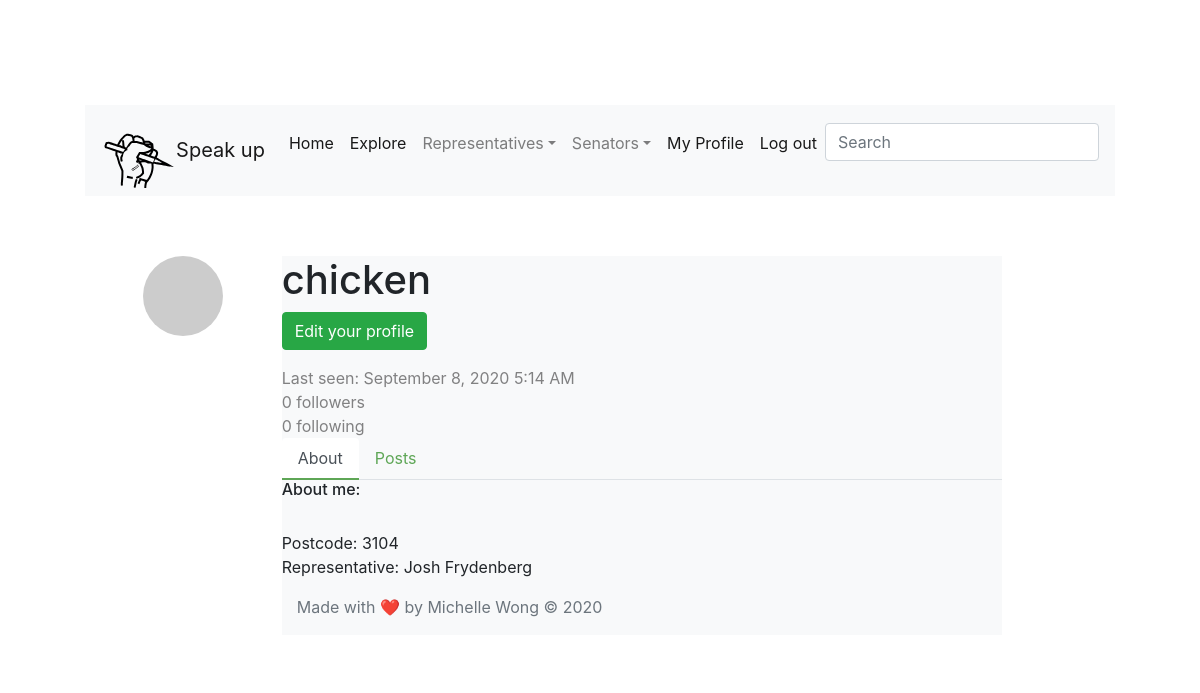
/user/chicken (signed in), run on an earlier commit of the app's database.
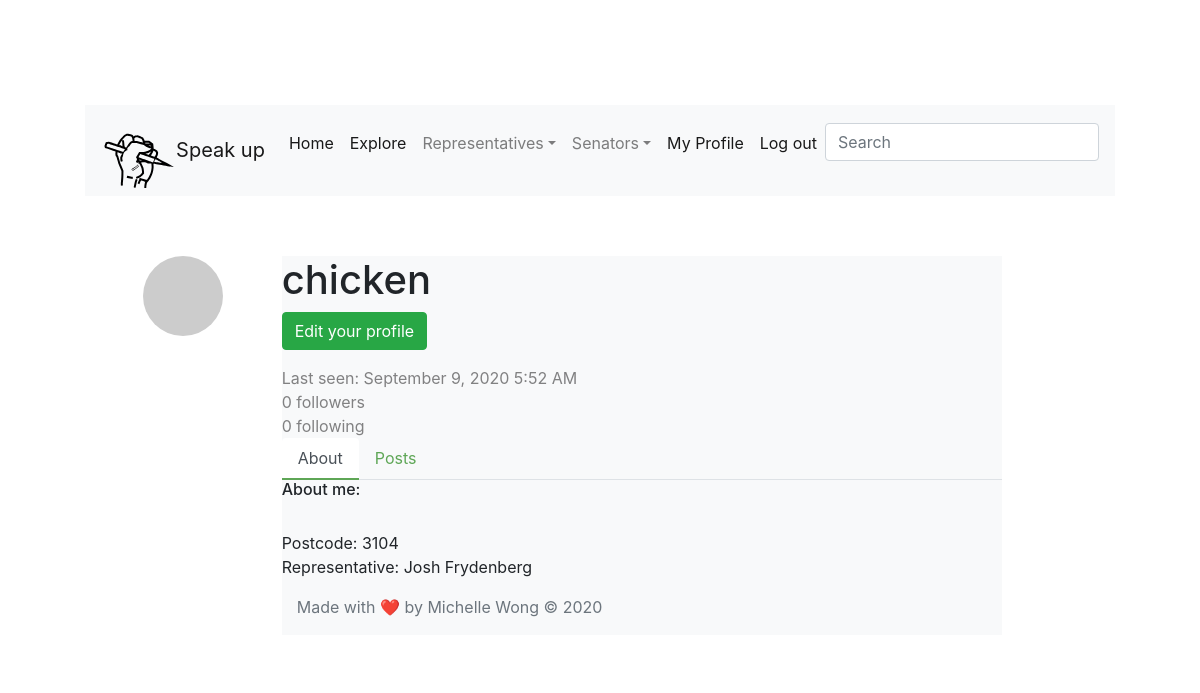
And on a later commit of the database.
### app/models.py (models this page shows, shortened)
class User(UserMixin, db.Model):
    id = db.Column(db.Integer, primary_key=True)
    username = db.Column(db.String(64), index=True, unique=True)
    email = db.Column(db.String(120), index=True, unique=True)
    password_hash = db.Column(db.String(128))
    posts = db.relationship('Post', backref='author', lazy='dynamic')
    about_me = db.Column(db.String(140))
    representative = db.Column(db.String(100))
    constituency = db.Column(db.String(100))
    postcode = db.Column(db.String(64))
    last_seen = db.Column(db.DateTime, default=datetime.utcnow)
    followed = db.relationship(
        'User', secondary=followers,
        primaryjoin=(followers.c.follower_id == id),
        secondaryjoin=(followers.c.followed_id == id),
        backref=db.backref('followers', lazy='dynamic'), lazy='dynamic')
    def avatar(self, size):
        digest = md5(self.email.lower().encode('utf-8')).hexdigest()
        return 'https://www.gravatar.com/avatar/{}?d=identicon&s={}'.format(
            digest, size)

### app/main/routes.py (the view)
@bp.route('/user/<username>')
@login_required
def user(username):
    user = User.query.filter_by(username=username).first_or_404()
    page = request.args.get('page', 1, type=int)
    posts = user.posts.order_by(Post.timestamp.desc()).paginate(
        page, 3, False)
    next_url = url_for('main.user', username=user.username, page=posts.next_num) \
        if posts.has_next else None
    prev_url = url_for('main.user', username=user.username, page=posts.prev_num) \
        if posts.has_prev else None
    form = EmptyForm()
    return render_template('usertest.html', user=user, posts=posts.items,
                           next_url=next_url, prev_url=prev_url, form=form)

### app/main/forms.py
class SearchForm(FlaskForm):
    q = StringField('Search', validators=[DataRequired()])
    def __init__(self, *args, **kwargs):
        if 'formdata' not in kwargs:
            kwargs['formdata'] = request.args
        if 'csrf_enabled' not in kwargs:
            kwargs['csrf_enabled'] = False
        super(SearchForm, self).__init__(*args, **kwargs)

class EmptyForm(FlaskForm):
    submit = SubmitField('Submit')

### app/main/routes.py (called while the page is built)
@bp.before_request
def before_request():
    if current_user.is_authenticated:
        current_user.last_seen = datetime.utcnow()
        db.session.commit()
        g.search_form = SearchForm()
    g.locale = str(get_locale())

### app/models.py (called while the page is built)
@login.user_loader
def load_user(id):
    return User.query.get(int(id))

    @classmethod
    def before_commit(cls, session):
        session._changes = {
            'add': list(session.new),
            'update': list(session.dirty),
            'delete': list(session.deleted)
        }

### app/templates/usertest.html (shortened to what this page needs)
{% extends "navbar.html" %}
{% block content %}
<link rel="stylesheet" href="https://stackpath.bootstrapcdn.com/bootstrap/4.5.2/css/bootstrap.min.css">
<div class="container emp-profile">
    <div class="row">
      <div class="col-md-2">
        <div class="profile-img">
          <img class ="profile" src="{{ user.avatar(128) }}">
        </div>
      </div>
      <div class="col-md-9">
        <div class="profile-head">
          <h1>
              {{ user.username }}
          </h1>
          {% if user == current_user %}
                        <p>
                          <a class="btn btn-success" href="{{ url_for('main.edit_profile') }}" role="button">Edit your profile</a>
                        {% endif %}
          <table>
          <p class="proile-rating">{% if user.last_seen %}Last seen: {{ moment(user.last_seen).format('LLL') }} {% endif %}</p>
          <p class="proile-rating">{{ user.followers.count() }} followers</p>
          <p class="proile-rating">{{ user.followed.count() }} following</p>
          <ul class="nav nav-tabs" id="myTab" role="tablist">
            <li class="nav-item">
              <a class="nav-link active" id="home-tab" data-toggle="tab" href="#home" role="tab" aria-controls="home" aria-selected="true">About</a>
            </li>
            <li class="nav-item">
              <a class="nav-link" id="profile-tab" data-toggle="tab" href="#profile" role="tab" aria-controls="profile" aria-selected="false">Posts</a>
            </li>
          </ul>
        </div>
      </div>
    </div>
    <div class="row">
      <div class="col-md-12">
        <div class="tab-content profile-tab" id="myTabContent">
          <div class="tab-pane fade show active" id="home" role="tabpanel" aria-labelledby="home-tab">
            <h6>About me: </h6>
            <br> Postcode: {{user.postcode}}
            <br> Representative: {{user.representative}}
              </div>
            </div>
          </div>
        </div>
      </div>
    </div>
{% endblock %}

What changed in the data, as far as the page shows it:
changed User "chicken": last_seen "September 8, 2020 5:14 AM" → "September 9, 2020 5:52 AM"
